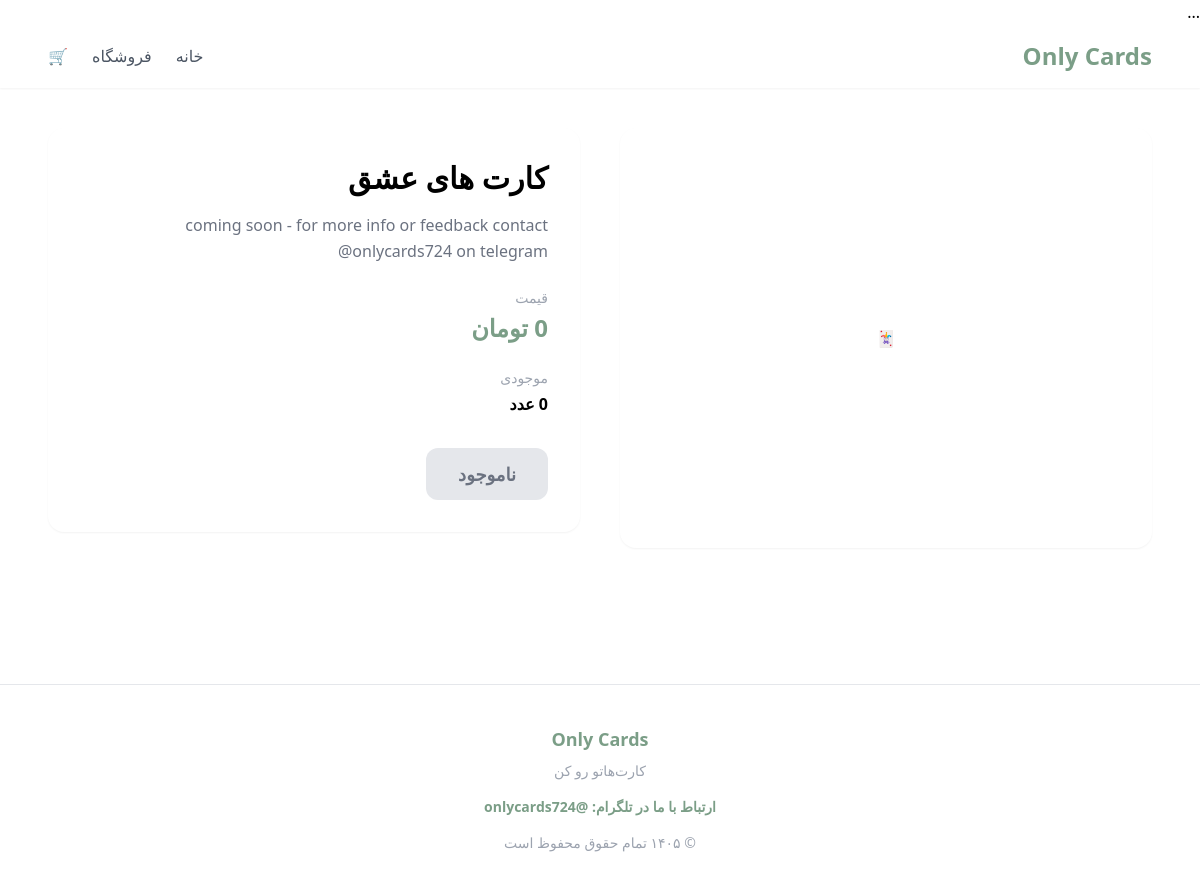
The app's page /product/2 with its own data.
### app.py (models this page shows)
class Product(db.Model):
    id = db.Column(db.Integer, primary_key=True)
    name = db.Column(db.String(200), nullable=False)
    short_description = db.Column(db.String(300), nullable=False, default='')
    description = db.Column(db.Text, nullable=False)
    price = db.Column(db.Float, nullable=False)
    stock = db.Column(db.Integer, nullable=False)
    image = db.Column(db.Text, nullable=False, default='')

### app.py (the view)
@app.route('/product/<int:id>')
def product(id):
    product = Product.query.get_or_404(id)
    return render_template('product.html', product=product)

### app.py (called while the page is built)
def split_product_images(image_text):
    if not image_text:
        return []
    return [image.strip() for image in image_text.split('||') if image.strip()]

@app.context_processor
def image_helpers():
    return dict(
        split_product_images=split_product_images,
        get_product_preview_image=get_product_preview_image
    )

### templates/product.html (shortened to what this page needs)
{% extends 'base.html' %}
{% block content %}
<div class="grid grid-cols-1 md:grid-cols-2 gap-10 items-start">
    <div>
        {% set product_images = split_product_images(product.image) %}
        {% if product_images %}
            {% set main_image = product_images[0] %}
            {% set main_image_url = url_for('static', filename=main_image if '/' in main_image else 'images/' ~ main_image) %}
            <div class="bg-white rounded-2xl min-h-[420px] flex items-center justify-center shadow-sm overflow-hidden p-4 mb-4">
            </div>
        {% endif %}
    </div>
    <div class="bg-white rounded-2xl p-8 shadow-sm">
        <h1 class="text-3xl font-bold mb-4">{{ product.name }}</h1>
        <p class="text-gray-500 leading-relaxed mb-6">
            {{ product.description }}
        </p>
        <div class="mb-6">
            <p class="text-sm text-gray-400 mb-1">قیمت</p>
            <p class="text-2xl font-bold text-[#7B9E87]">
                {{ "{:,}".format(product.price|int) }} تومان
            </p>
        </div>
        <div class="mb-8">
            <p class="text-sm text-gray-400 mb-1">موجودی</p>
            <p class="font-semibold">
                {{ product.stock }} عدد
            </p>
        </div>
        {% if product.stock > 0 %}
    <a href="/add-to-cart/{{ product.id }}"
       class="inline-flex items-center justify-center bg-[#7B9E87] hover:bg-[#6a8d76] text-white text-lg font-semibold px-8 py-3 rounded-xl shadow-sm transition">
        افزودن به سبد خرید
    </a>
{% else %}
    <p class="inline-flex items-center justify-center bg-gray-200 text-gray-500 text-lg font-semibold px-8 py-3 rounded-xl">
        ناموجود
    </p>
{% endif %}
    </div>
</div>
{% endblock %}

### records on screen
Product: name "کارت های عشق", description "coming soon - for more info or feedback contact @onlycards724 on telegram"
